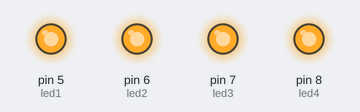
Bench run of a sketch on a simulated Arduino Uno, built with avr-gcc and run on an emulated ATmega328P. On the bench: output pins drawn as LEDs (lit = HIGH).

Above: at 1.0 s.
At 3.0 s:
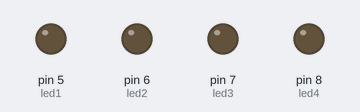
Timing chart, 0 to 5.2 s (numbered marks = the images above):
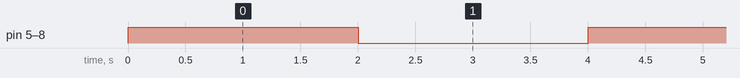

Measured:
- by itself, pin 5 (led1), pin 6 (led2), pin 7 (led3), pin 8 (led4): alternates HIGH for 2.0 s and LOW for 2.0 s

The sketch:

led_test.ino
```cpp
/******************************************************************************
* FileName:        led_test.ino
* Dependencies:
* Processor:       AVR ATMEGA328P
* Complier:        ARDUINO
*                  ARDUINO IDE
* Company:         Nvis Technologies Pvt. Ltd.
*
*****************************************************************************
* File Description:
* This program tellls about :
*                           it is a basic program to interface leds with arduino.
*                           here we on and off  leds for 2 seconds.
*
*
*Change History:
* Name                Date            Changes
* Alok Pindoriya     02/04/16    Initial Version
 ****************************************************************************/


//define led pins
int led1=5;
int led2=6;
int led3=7;
int led4=8;

// the setup function runs once when you press reset or power the board
void setup() {
  // initialize digital pins as an output.
  pinMode(led1, OUTPUT);
  pinMode(led2, OUTPUT);
  pinMode(led3, OUTPUT);
  pinMode(led4, OUTPUT);
}

// the loop function runs over and over again forever
void loop() {
  digitalWrite(led1, HIGH);   // turn the LED on (HIGH is the voltage level)
  digitalWrite(led2, HIGH);
  digitalWrite(led3, HIGH);
  digitalWrite(led4, HIGH);
  delay(2000);              // wait for a second
  digitalWrite(led1, LOW);    // turn the LED off by making the voltage LOW
   digitalWrite(led2, LOW);
    digitalWrite(led3, LOW);
     digitalWrite(led4, LOW);
  delay(2000);              // wait for a second
}
```
